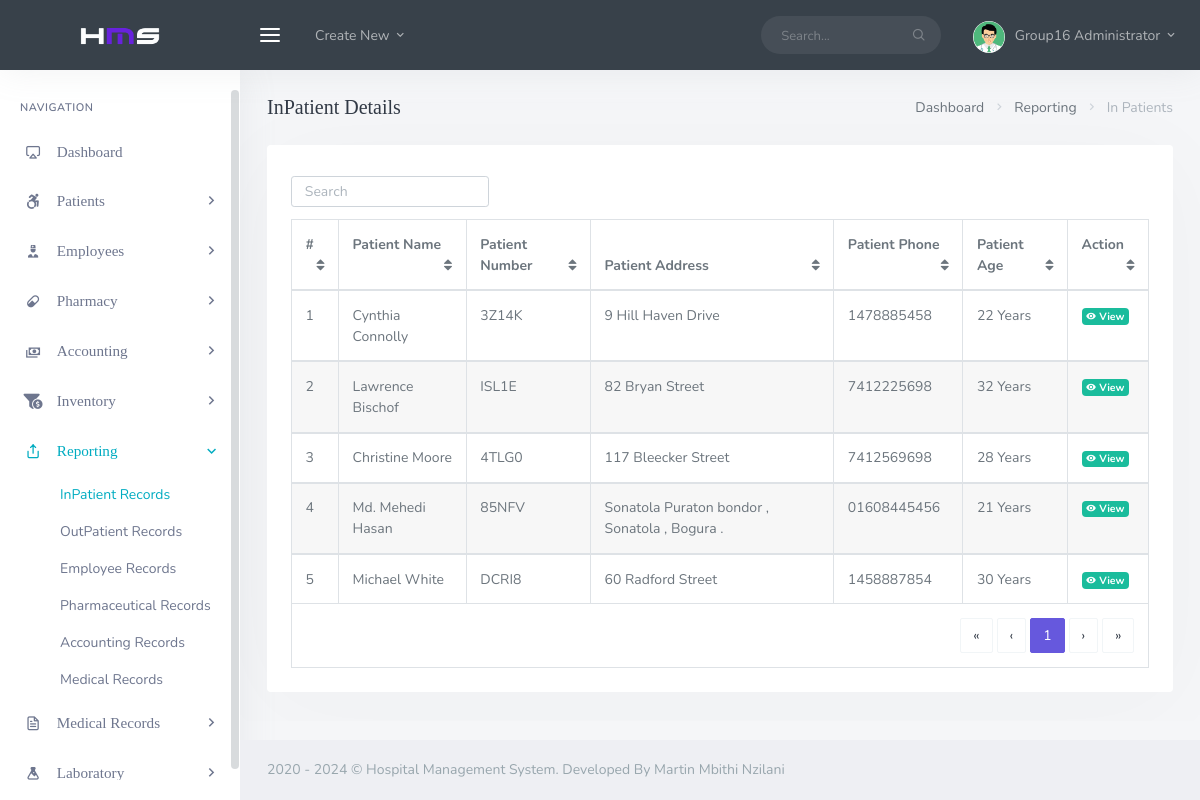
Screenshot of /backend/admin/his_admin_inpatient_records.php (signed in) with the database file from the repository.
### tables this page shows
CREATE TABLE `his_admin` (
  `ad_id` int NOT NULL,
  `ad_fname` varchar(200) DEFAULT NULL,
  `ad_lname` varchar(200) DEFAULT NULL,
  `ad_email` varchar(200) DEFAULT NULL,
  `ad_pwd` varchar(200) DEFAULT NULL,
  `ad_dpic` varchar(200) DEFAULT NULL
);

CREATE TABLE `his_patients` (
  `pat_id` int NOT NULL,
  `pat_fname` varchar(200) DEFAULT NULL,
  `pat_lname` varchar(200) DEFAULT NULL,
  `pat_dob` varchar(200) DEFAULT NULL,
  `pat_age` varchar(200) DEFAULT NULL,
  `pat_number` varchar(200) DEFAULT NULL,
  `pat_addr` varchar(200) DEFAULT NULL,
  `pat_phone` varchar(200) DEFAULT NULL,
  `pat_type` varchar(200) DEFAULT NULL,
  `pat_date_joined` timestamp(6) NOT NULL DEFAULT CURRENT_TIMESTAMP(6) ON UPDATE CURRENT_TIMESTAMP(6),
  `pat_ailment` varchar(200) DEFAULT NULL,
  `pat_discharge_status` varchar(200) DEFAULT NULL
);

### backend/admin/his_admin_inpatient_records.php (the view, shortened to what this page needs)
<?php
  include('assets/inc/config.php');
?>
<!DOCTYPE html>
<html lang="en">
<?php include('assets/inc/head.php');?>
<body>
    <div id="wrapper">
        <?php include('assets/inc/nav.php');?>
        <?php include("assets/inc/sidebar.php");?>
        <div class="content-page">
            <div class="content">
                <div class="container-fluid">
                    <div class="row">
                        <div class="col-12">
                            <div class="page-title-box">
                                <div class="page-title-right">
                                    <ol class="breadcrumb m-0">
                                        <li class="breadcrumb-item"><a href="javascript: void(0);">Dashboard</a></li>
                                        <li class="breadcrumb-item"><a href="javascript: void(0);">Reporting</a></li>
                                        <li class="breadcrumb-item active">In Patients</li>
                                    </ol>
                                </div>
                                <h4 class="page-title">InPatient Details</h4>
                            </div>
                        </div>
                    </div>
                    <div class="row">
                        <div class="col-12">
                            <div class="card-box">
                                <div class="mb-2">
                                    <div class="row">
                                        <div class="col-12 text-sm-center form-inline">
                                            <div class="form-group">
                                                <input id="demo-foo-search" type="text" placeholder="Search" class="form-control form-control-sm" autocomplete="on">
                                            </div>
                                        </div>
                                    </div>
                                </div>
                                <div class="table-responsive">
                                    <table id="demo-foo-filtering" class="table table-bordered toggle-circle mb-0" data-page-size="7">
                                        <thead>
                                            <tr>
                                                <th>#</th>
                                                <th data-toggle="true">Patient Name</th>
                                                <th data-hide="phone">Patient Number</th>
                                                <th data-hide="phone">Patient Address</th>
                                                <th data-hide="phone">Patient Phone</th>
                                                <th data-hide="phone">Patient Age</th>
                                                <th data-hide="phone">Action</th>
                                            </tr>
                                        </thead>
                                        <?php
                                                $ret="SELECT * FROM  his_patients WHERE pat_type = 'InPatient' ORDER BY RAND() ";
                                                $stmt= $mysqli->prepare($ret) ;
                                                $stmt->execute() ;
                                                $res=$stmt->get_result();
                                                $cnt=1;
                                                while($row=$res->fetch_object())
                                                {
                                            ?>
                                        <tbody>
                                            <tr>
                                                <td><?php echo $cnt;?></td>
                                                <td><?php echo $row->pat_fname;?> <?php echo $row->pat_lname;?></td>
                                                <td><?php echo $row->pat_number;?></td>
                                                <td><?php echo $row->pat_addr;?></td>
                                                <td><?php echo $row->pat_phone;?></td>
                                                <td><?php echo $row->pat_age;?> Years</td>
                                                <td><a href="his_admin_view_single_patient.php?pat_id=<?php echo $row->pat_id;?>&&pat_number=<?php echo $row->pat_number;?>" class="badge badge-success"><i class="mdi mdi-eye"></i> View</a></td>
                                            </tr>
                                        </tbody>
                                        <?php  $cnt = $cnt +1 ; }?>
                                        <tfoot>
                                            <tr class="active">
                                                <td colspan="8">
                                                    <div class="text-right">
                                                        <ul class="pagination pagination-rounded justify-content-end footable-pagination m-t-10 mb-0"></ul>
                                                    </div>
                                                </td>
                                            </tr>
                                        </tfoot>
                                    </table>
                                </div>
                            </div>
                        </div>
                    </div>
                </div>
            </div>
            <?php include('assets/inc/footer.php');?>
        </div>
    </div>
</body>
</html>

### backend/admin/assets/inc/head.php (shortened to what this page needs)
<head>
    <link href="assets/libs/flatpickr/flatpickr.min.css" rel="stylesheet" type="text/css" />
    <link href="assets/css/bootstrap.min.css" rel="stylesheet" type="text/css" />
    <link href="assets/css/icons.min.css" rel="stylesheet" type="text/css" />
    <link href="assets/css/app.min.css" rel="stylesheet" type="text/css" />
    <link href="assets/libs/ladda/ladda-themeless.min.css" rel="stylesheet" type="text/css" />
    <link href="assets/libs/footable/footable.core.min.css" rel="stylesheet" type="text/css" />
</head>

### backend/admin/assets/inc/nav.php (shortened to what this page needs)
<?php
    $aid=$_SESSION['ad_id'];
    $ret="select * from his_admin where ad_id=?";
    $stmt= $mysqli->prepare($ret) ;
    $stmt->bind_param('i',$aid);
    $stmt->execute() ;
    $res=$stmt->get_result();
    while($row=$res->fetch_object())
    {
?>
<div class="navbar-custom">
    <ul class="list-unstyled topnav-menu float-right mb-0">
        <li class="d-none d-sm-block">
            <form class="app-search">
                <div class="app-search-box">
                    <div class="input-group">
                        <input type="text" class="form-control" placeholder="Search...">
                        <div class="input-group-append">
                            <button class="btn" type="submit">
                                <i class="fe-search"></i>
                            </button>
                        </div>
                    </div>
                </div>
            </form>
        </li>
        <li class="dropdown notification-list">
            <a class="nav-link dropdown-toggle nav-user mr-0 waves-effect waves-light" data-toggle="dropdown" href="#" role="button" aria-haspopup="false" aria-expanded="false">
                <img src="assets/images/users/<?php echo $row->ad_dpic;?>" alt="dpic" class="rounded-circle">
                <span class="pro-user-name ml-1">
                    <?php echo $row->ad_fname;?> <?php echo $row->ad_lname;?> <i class="mdi mdi-chevron-down"></i>
                </span>
            </a>
        </li>
    </ul>
    <div class="logo-box">
        <a href="his_admin_dashboard.php" class="logo text-center">
            <span class="logo-lg">
                <img src="assets/images/logo-light.png" alt="" height="18">
            </span>
        </a>
    </div>
    <ul class="list-unstyled topnav-menu topnav-menu-left m-0">
        <li>
            <button class="button-menu-mobile waves-effect waves-light">
                <i class="fe-menu"></i>
            </button>
        </li>
        <li class="dropdown d-none d-lg-block">
            <a class="nav-link dropdown-toggle waves-effect waves-light" data-toggle="dropdown" href="#" role="button" aria-haspopup="false" aria-expanded="false">
                Create New
                <i class="mdi mdi-chevron-down"></i>
            </a>
        </li>
    </ul>
</div>
<?php }?>

### backend/admin/assets/inc/sidebar.php (shortened to what this page needs)
<div class="left-side-menu">
    <div class="slimscroll-menu">
        <div id="sidebar-menu">
            <ul class="metismenu" id="side-menu">
                <li class="menu-title">Navigation</li>
                <li>
                    <a href="his_admin_dashboard.php">
                        <i class="fe-airplay"></i>
                        <span> Dashboard </span>
                    </a>
                </li>
                <li>
                    <a href="javascript: void(0);">
                        <i class="fab fa-accessible-icon "></i>
                        <span> Patients </span>
                        <span class="menu-arrow"></span>
                    </a>
                </li>
                <li>
                    <a href="javascript: void(0);">
                        <i class="mdi mdi-doctor"></i>
                        <span> Employees </span>
                        <span class="menu-arrow"></span>
                    </a>
                </li>
                <li>
                    <a href="javascript: void(0);">
                        <i class="mdi mdi-pill"></i>
                        <span> Pharmacy </span>
                        <span class="menu-arrow"></span>
                    </a>
                </li>
                <li>
                    <a href="javascript: void(0);">
                        <i class="mdi mdi-cash-multiple "></i>
                        <span> Accounting </span>
                        <span class="menu-arrow"></span>
                    </a>
                </li>
                <li>
                    <a href="javascript: void(0);">
                        <i class=" fas fa-funnel-dollar "></i>
                        <span> Inventory </span>
                        <span class="menu-arrow"></span>
                    </a>
                </li>
                <li>
                    <a href="javascript: void(0);">
                        <i class="fe-share"></i>
                        <span> Reporting </span>
                        <span class="menu-arrow"></span>
                    </a>
                    <ul class="nav-second-level" aria-expanded="false">
                        <li>
                            <a href="his_admin_inpatient_records.php">InPatient Records</a>
                        </li>
                        <li>
                            <a href="his_admin_outpatient_records.php">OutPatient Records</a>
                        </li>
                        <li>
                            <a href="his_admin_employee_records.php">Employee Records</a>
                        </li>
                        <li>
                            <a href="his_admin_pharmaceutical_records.php">Pharmaceutical Records</a>
                        </li>
                        <li>
                            <a href="his_admin_accounting_records.php">Accounting Records</a>
                        </li>
                        <li>
                            <a href="his_admin_medical_records.php">Medical Records</a>
                        </li>
                    </ul>
                </li>
                <li>
                    <a href="javascript: void(0);">
                        <i class="fe-file-text"></i>
                        <span> Medical Records </span>
                        <span class="menu-arrow"></span>
                    </a>
                </li>
                <li>
                    <a href="javascript: void(0);">
                        <i class="mdi mdi-flask"></i>
                        <span> Laboratory </span>
                        <span class="menu-arrow"></span>
                    </a>
                </li>
            </ul>
        </div>
    </div>
</div>

### backend/admin/assets/inc/footer.php
<footer class="footer">
    <div class="container-fluid">
        <div class="row">
            <div class="col-md-12">
                2020 - <?php echo date('Y'); ?> &copy; Hospital Management System. Developed By Martin Mbithi Nzilani</a>
            </div>
        </div>
    </div>
</footer>

### rows the page displays
his_admin: ad_dpic (picture), ad_fname "Group16", ad_lname "Administrator"
his_patients: pat_fname "Cynthia", pat_lname "Connolly", pat_number "3Z14K", pat_addr "9 Hill Haven Drive", pat_phone "1478885458", pat_age "22"
his_patients: pat_fname "Lawrence", pat_lname "Bischof", pat_number "ISL1E", pat_addr "82 Bryan Street", pat_phone "7412225698", pat_age "32"
his_patients: pat_fname "Christine", pat_lname "Moore", pat_number "4TLG0", pat_addr "117 Bleecker Street", pat_phone "7412569698", pat_age "28"
his_patients: pat_fname "Md. Mehedi", pat_lname "Hasan", pat_number "85NFV", pat_addr "Sonatola Puraton bondor , Sonatola , Bogura .", pat_phone "01608445456", pat_age "21"
his_patients: pat_fname "Michael", pat_lname "White", pat_number "DCRI8", pat_addr "60 Radford Street", pat_phone "1458887854", pat_age "30"
